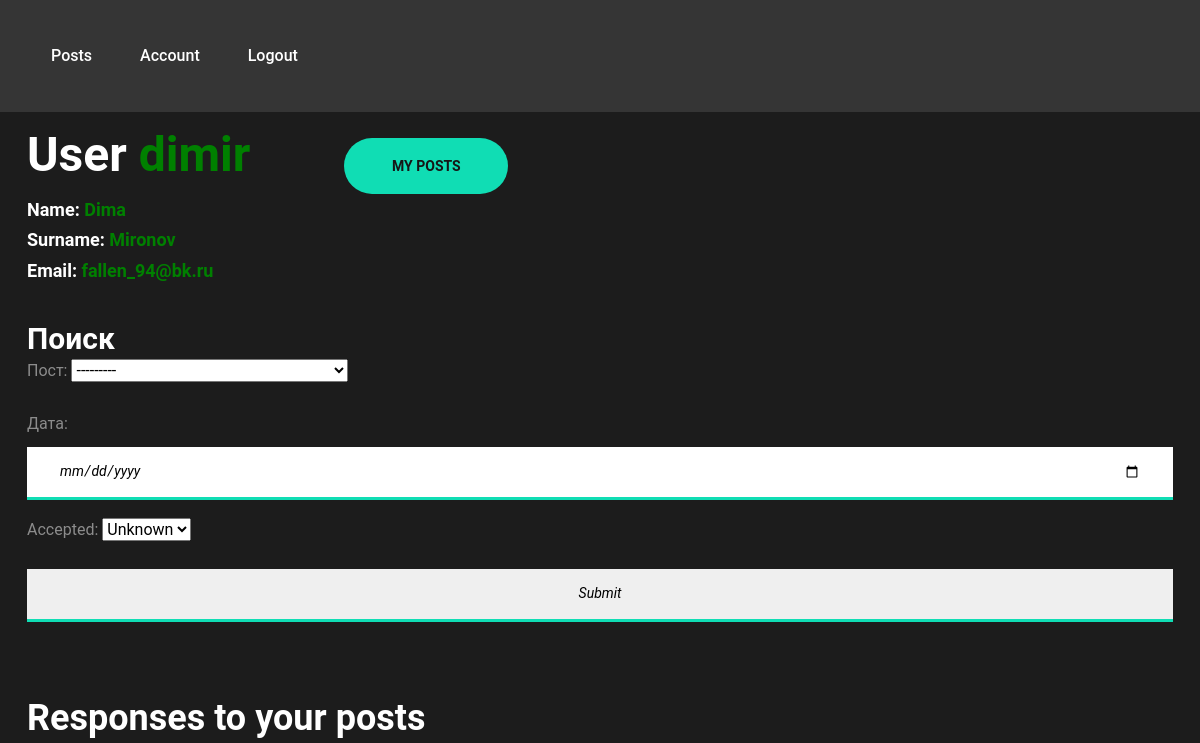
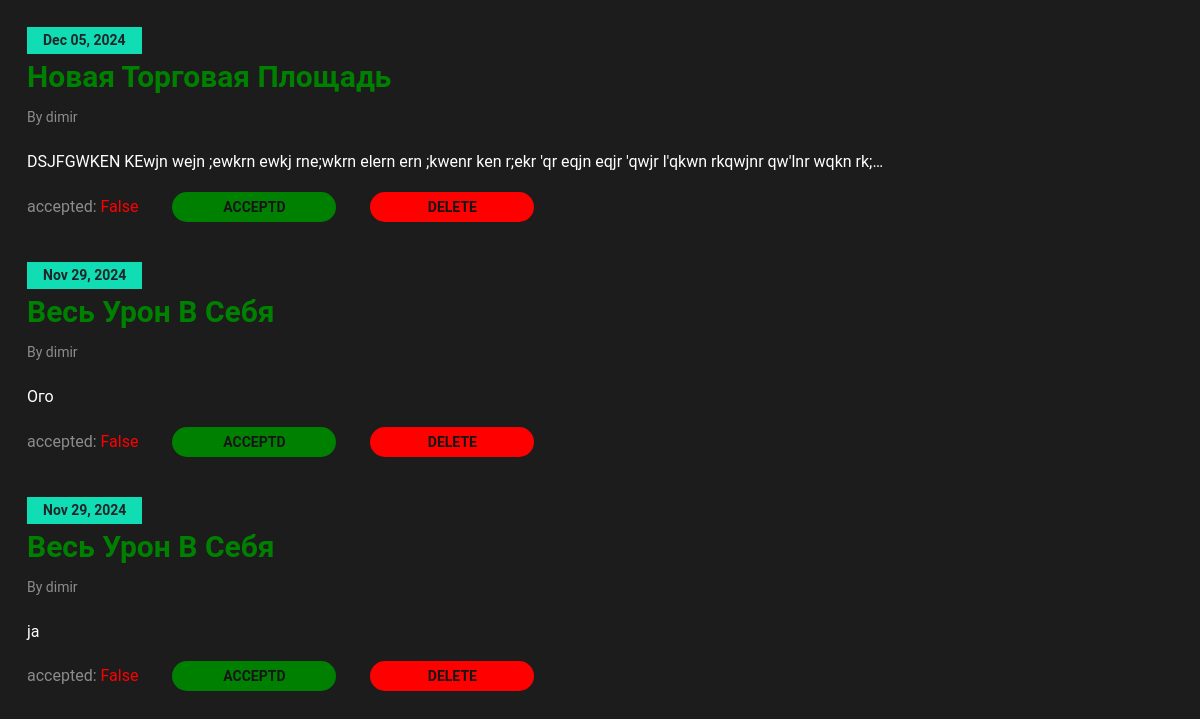
/account/ (signed in), run on an earlier commit of the app's database (2 pictures, top to bottom).
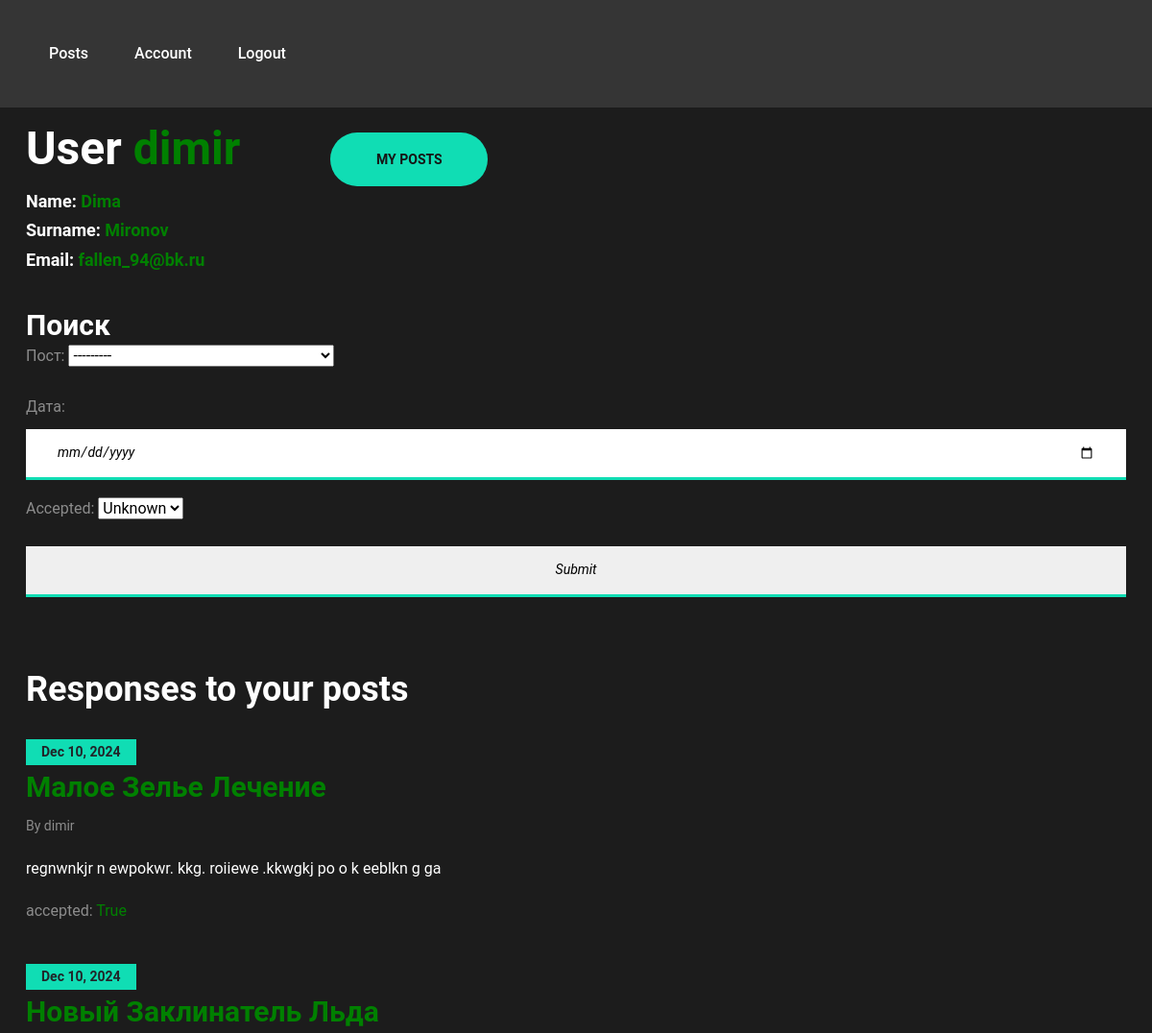
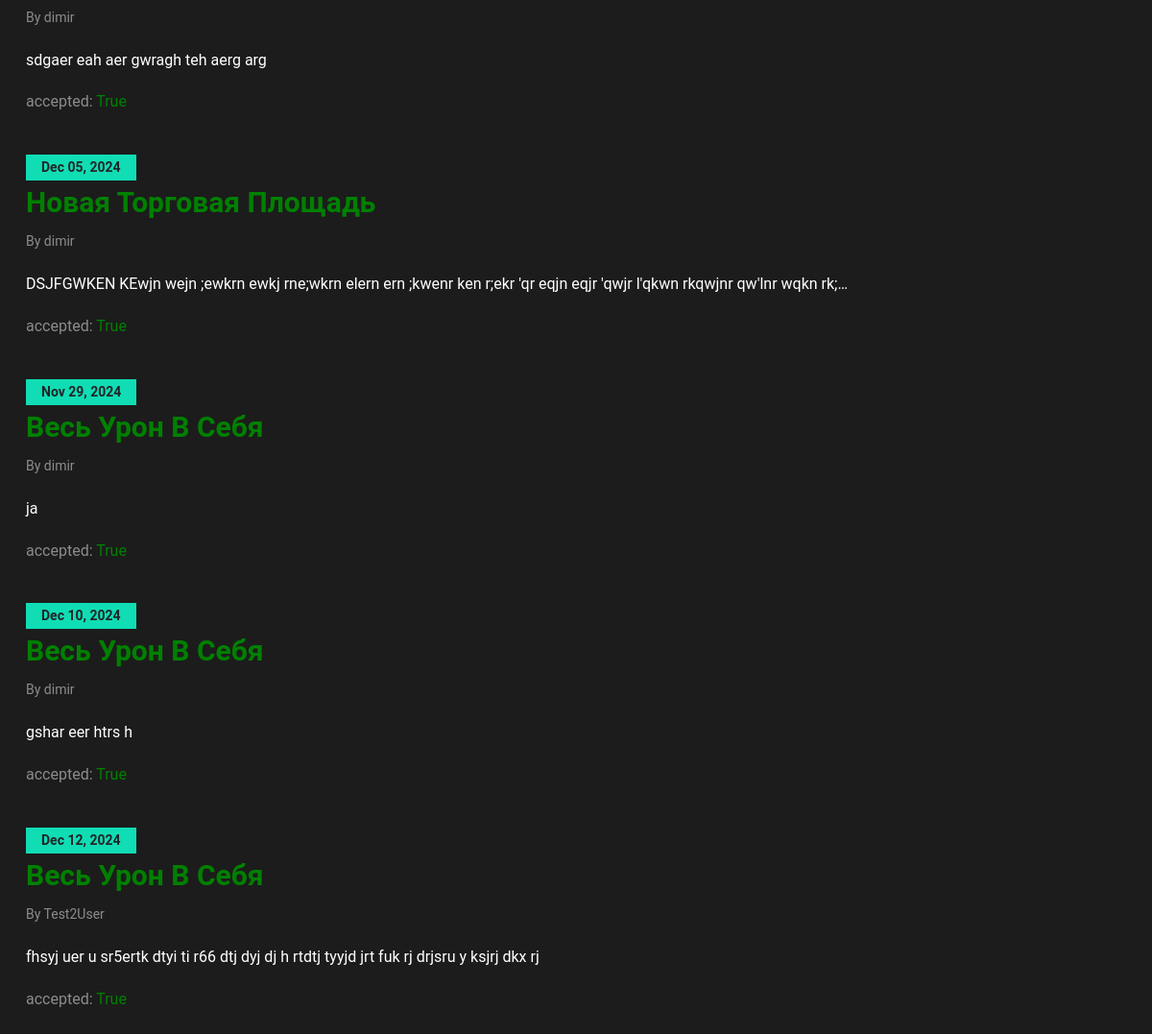
And on a later commit of the database (2 pictures, top to bottom).
### board/models.py (models this page shows, shortened)
class PostsResponses(models.Model):
    author = models.ForeignKey(verbose_name='Автор', to=User, on_delete=models.CASCADE)
    post = models.ForeignKey(verbose_name='Объявление', to=Post, on_delete=models.CASCADE)
    text = models.CharField(verbose_name='Текст', max_length=400)
    time_in = models.DateTimeField(auto_now_add=True)
    accepted = models.BooleanField(default=False)

class Post(models.Model):
    author = models.ForeignKey(verbose_name='Автор', to=User, on_delete=models.CASCADE)
    time_in = models.DateField(auto_now_add=True)
    name = models.CharField(verbose_name='Заголовок', max_length=50, default='no name')
    text = models.TextField(verbose_name='Текст')
    category = models.ManyToManyField(Category, verbose_name='Категория', through='PostCategory', blank=False,
                                      related_name='category')
    def get_category(self):
        return ",".join([str(c) for c in self.category.all()])
    get_category.short_description = 'Категория'
    def __str__(self):
        return f'{self.name.title()}'

### account/views.py (the view)
# urls.py: path('', IndexView.as_view(), name='account'),
class IndexView(ListView):
    template_name = 'account/aclog.html'
    model = PostsResponses
    ordering = '-time_in'
    context_object_name = 'myresponses'
    def get_queryset(self):
        user = self.request.user
        queryset = PostsResponses.objects.filter(post__author__id=user.id)
        self.filterset = ResponsesFilter(self.request.GET, queryset, request=user.id)
        return self.filterset.qs
    def get_context_data(self, **kwargs):
        user = self.request.user
        context = super().get_context_data(**kwargs)
        context['filterset'] = self.filterset
        context['post'] = Post.objects.filter(author=user.id)
        return context

### templates/account/aclog.html (shortened to what this page needs)
{% extends 'flatpages/default.html' %}
{% block content %}
<div style="margin-top: 20px">
    <div class="character-info" style="margin-bottom: 40px">
        <h2 style="display: inline-block">User <span style="color: green">{{request.user.username}}</span></h2>
        <a href="{% url 'account_posts' %}" class="site-btn" style="display: inline-block; margin-left: 90px;">My Posts</a>
        <h5>Name: <span style="color: green">{{ request.user.first_name }}</span></h5>
        <h5>Surname: <span style="color: green">{{ request.user.last_name }}</span></h5>
        <h5>Email: <span style="color: green">{{ request.user.email }}</span></h5>
    </div>
    {% if myresponses %}
    <div class="sb-widget">
        <h3 style="color:white">Поиск</h3>
        <form class="sb-search" method="get">
            {{ filterset.form.as_p }}
            <input type="submit" placeholder="Search">
        </form>
    </div>
        <h2 style="color: white; margin-bottom: 30px">Responses to your posts</h2>
        {% for response in myresponses%}
        <div class="blog-post featured-post" style="margin-bottom: 20px">
            <div class="post-date" style="margin-bottom: 5px">{{ response.time_in|date:'M d, Y' }}</div>
            <h3><a href="http://127.0.0.1:8000/posts/{{response.post.id}}" style="color: green">{{ response.post }}</a></h3>
            <div class="post-metas" style="margin-bottom: 15px">
                <div class="post-meta">By {{ response.author }}</div>
            </div>
            <p style="color: white; margin-bottom: 15px">{{ response.text|truncatechars:120 }}</p>
            {% if response.accepted %}
            <p>accepted: <span style="color: green">{{ response.accepted }}</span></p>
            {% else %}
            <p>accepted: <span style="color: red">{{ response.accepted }}</span>
                <a href="{{ response.id }}/accept" class="site-btn" style="display: inline-block; margin-left: 30px; background:green; padding: 8px 15px">Acceptd</a>
                <a href="{{ response.id }}/delete" class="site-btn" style="display: inline-block; margin-left: 30px; background:red; padding: 8px 15px">Delete</a>
            </p>
            {% endif %}
        </div>
        {% endfor %}
    {% else %}
    <h2 style="color: white">No responses to your posts</h2>
    {% endif %}
</div>
{% endblock %}

### templates/flatpages/default.html (shortened to what this page needs)
<!DOCTYPE html>
<html lang="zxx">
<head>
    {% load static %}
	<link rel="stylesheet" href="{% static 'css/bootstrap.min.css' %}"/>
	<link rel="stylesheet" href="{% static 'css/font-awesome.min.css' %}"/>
	<link rel="stylesheet" href="{% static 'css/magnific-popup.css' %}"/>
	<link rel="stylesheet" href="{% static 'css/owl.carousel.min.css' %}"/>
	<link rel="stylesheet" href="{% static 'css/animate.css' %}"/>
	<link rel="stylesheet" href="{% static 'css/slicknav.min.css' %}"/>
	<link rel="stylesheet" href="{% static 'css/style.css' %}"/>
</head>
<body>
	<header class="header-section">
		<ul class="main-menu">
			<li><a href="/posts">Posts</a></li>
			{% if request.user.is_authenticated %}
			<li><a href="/account">Account</a> </li>
			<li>
				<form method="post">
					<a href="http://127.0.0.1:8000/account/logout/">Logout</a>
				</form>
			</li>
			{% else %}
			<li><a href="/account/login">Login</a> </li>
			{% endif %}
		</ul>
	</header>
	<section class="blog-section spad">
		<div class="container">
				{% block content %}{% endblock content %}
		</div>
	</section>
	</body>
</html>

### static/css/style.css (style rules this page uses)
html, body { height: 100%; font-family: "Roboto", sans-serif; -webkit-font-smoothing: antialiased; font-smoothing: antialiased; }
h1, h2, h3, h4, h5, h6 { margin: 0; color: #111111; font-weight: 700; }
h2 { font-size: 36px; }
h3 { font-size: 30px; }
h5 { font-size: 18px; }
p { font-size: 16px; color: #8c8c8c; line-height: 1.8; }
ul, ol { padding: 0; margin: 0; }
.spad { padding-top: 106px; padding-bottom: 106px; }
.site-btn { display: inline-block; border: none; font-size: 14px; font-weight: 600; min-width: 164px; padding: 21px 47px; border-radius: 50px; text-transform: uppercase; background: #10ddb4; color: #161616; line-height: 1; cursor: pointer; text-align: center; }
.header-section { position: absolute; width: 100%; left: 0; top: 0; background: #353535; z-index: 9999; }
.main-menu { display: inline-block; padding-left: 44px; position: relative; z-index: 99; background: #353535; }
.main-menu li { display: inline-block; }
.main-menu li a { position: relative; display: block; padding: 44px 7px; margin-right: 55px; font-size: 16px; font-weight: 500; color: #fff; }
.main-menu li a:after { position: absolute; content: ""; width: 0; height: 3px; left: 0; bottom: 0; background: #10ddb4; -webkit-transition: all 0.3s; transition: all 0.3s; }
.blog-section { background: #1c1c1c; }
.blog-post { margin-bottom: 70px; }
.blog-post .post-date { display: inline-block; font-size: 14px; font-weight: 700; padding: 3px 16px; margin-bottom: 25px; background: #10ddb4; }
.blog-post h3 { color: #fff; margin-bottom: 10px; }
.blog-post .post-metas { margin-bottom: 30px; }
.blog-post .post-metas .post-meta { position: relative; display: inline-block; color: #8c8c8c; font-size: 14px; padding-right: 15px; margin-right: 14px; margin-bottom: 5px; }
.blog-post .post-metas .post-meta:after { position: absolute; content: "|"; right: 0; top: 0; color: #8c8c8c; font-size: 14px; }
.blog-post .post-metas .post-meta:last-child { margin-right: 0; padding-right: 0; }
.blog-post .post-metas .post-meta:last-child:after { display: none; }
.blog-post.featured-post, .blog-post.review-post, .blog-post.single-post { margin-bottom: 80px; }
.blog-post.featured-post p, .blog-post.review-post p, .blog-post.single-post p { margin-bottom: 40px; }
.sb-widget { margin-bottom: 75px; }
.sb-widget .sb-search input { width: 100%; height: 53px; font-size: 14px; font-style: italic; padding: 0 32px; border: none; border-bottom: 3px solid #10ddb4; }
.character-info h2 { font-size: 48px; color: #fff; margin-bottom: 15px; }
.character-info h5 { color: #fff; margin-bottom: 9px; }
@media (min-width: 1200px) { .container { max-width: 1176px; } }
@media only screen and (min-width: 1200px) and (max-width: 1360px) { .main-menu li a { margin-right: 30px; } }

What changed in the data, as far as the page shows it:
removed PostsResponses: time_in "Nov 29, 2024", post "Весь Урон В Себя", author "dimir", text "Ого", accepted "False"
added PostsResponses: time_in "Dec 10, 2024", post "Малое Зелье Лечение", author "dimir", text "regnwnkjr n ewpokwr. kkg. roiiewe .kkwgkj po o k eeblkn g ga", accepted "True"
added PostsResponses: time_in "Dec 10, 2024", post "Новый Заклинатель Льда", author "dimir", text "sdgaer eah aer gwragh teh aerg arg", accepted "True"
changed PostsResponses "Dec 05, 2024": accepted "False" → "True"
changed PostsResponses "ja": accepted "False" → "True"
added PostsResponses: time_in "Dec 10, 2024", post "Весь Урон В Себя", author "dimir", text "gshar eer htrs h", accepted "True"
added PostsResponses: time_in "Dec 12, 2024", post "Весь Урон В Себя", author "Test2User", text "fhsyj uer u sr5ertk dtyi ti r66 dtj dyj dj h rtdtj tyyjd jrt fuk rj drjsru y ksjrj dkx rj", accepted "True"
